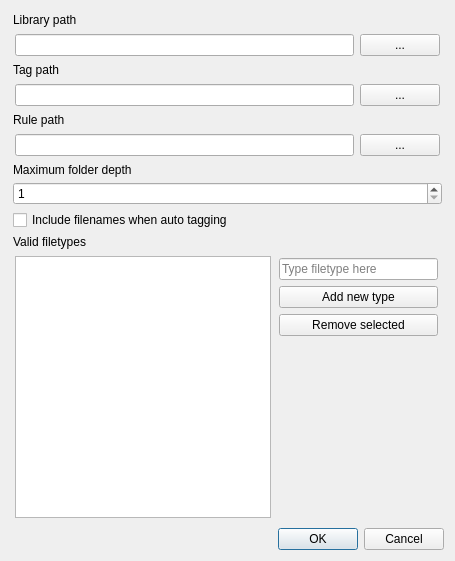
<?xml version="1.0" encoding="UTF-8"?>
<ui version="4.0">
 <class>settings_dialog</class>
 <widget class="QDialog" name="settings_dialog">
  <property name="geometry">
   <rect>
    <x>0</x>
    <y>0</y>
    <width>455</width>
    <height>561</height>
   </rect>
  </property>
  <property name="windowTitle">
   <string>Dialog</string>
  </property>
  <property name="windowIcon">
   <iconset>
    <normaloff>../logo.512.png</normaloff>../logo.512.png</iconset>
  </property>
  <layout class="QVBoxLayout" name="verticalLayout">
   <item>
    <widget class="QFrame" name="frame_settings">
     <property name="frameShape">
      <enum>QFrame::NoFrame</enum>
     </property>
     <property name="frameShadow">
      <enum>QFrame::Raised</enum>
     </property>
     <layout class="QVBoxLayout" name="verticalLayout_2">
      <property name="spacing">
       <number>5</number>
      </property>
      <property name="leftMargin">
       <number>2</number>
      </property>
      <property name="topMargin">
       <number>2</number>
      </property>
      <property name="rightMargin">
       <number>2</number>
      </property>
      <property name="bottomMargin">
       <number>2</number>
      </property>
      <item>
       <widget class="QLabel" name="lbl_library_path">
        <property name="text">
         <string>Library path</string>
        </property>
       </widget>
      </item>
      <item>
       <widget class="QFrame" name="frame_lib_path">
        <property name="frameShape">
         <enum>QFrame::NoFrame</enum>
        </property>
        <property name="frameShadow">
         <enum>QFrame::Raised</enum>
        </property>
        <layout class="QHBoxLayout" name="horizontalLayout">
         <property name="spacing">
          <number>6</number>
         </property>
         <property name="leftMargin">
          <number>2</number>
         </property>
         <property name="topMargin">
          <number>2</number>
         </property>
         <property name="rightMargin">
          <number>2</number>
         </property>
         <property name="bottomMargin">
          <number>2</number>
         </property>
         <item>
          <widget class="QLineEdit" name="txt_lib_path">
           <property name="readOnly">
            <bool>true</bool>
           </property>
          </widget>
         </item>
         <item>
          <widget class="QPushButton" name="btn_lib_path">
           <property name="text">
            <string>...</string>
           </property>
          </widget>
         </item>
        </layout>
       </widget>
      </item>
      <item>
       <widget class="QLabel" name="lbl_tag_path">
        <property name="text">
         <string>Tag path</string>
        </property>
       </widget>
      </item>
      <item>
       <widget class="QFrame" name="frame_tag_path">
        <property name="frameShape">
         <enum>QFrame::NoFrame</enum>
        </property>
        <property name="frameShadow">
         <enum>QFrame::Raised</enum>
        </property>
        <layout class="QHBoxLayout" name="horizontalLayout_3">
         <property name="leftMargin">
          <number>2</number>
         </property>
         <property name="topMargin">
          <number>2</number>
         </property>
         <property name="rightMargin">
          <number>2</number>
         </property>
         <property name="bottomMargin">
          <number>2</number>
         </property>
         <item>
          <widget class="QLineEdit" name="txt_tag_path">
           <property name="readOnly">
            <bool>true</bool>
           </property>
          </widget>
         </item>
         <item>
          <widget class="QPushButton" name="btn_tag_path">
           <property name="text">
            <string>...</string>
           </property>
          </widget>
         </item>
        </layout>
       </widget>
      </item>
      <item>
       <widget class="QLabel" name="lbl_rule_path">
        <property name="text">
         <string>Rule path</string>
        </property>
       </widget>
      </item>
      <item>
       <widget class="QFrame" name="frame_rule_path">
        <property name="frameShape">
         <enum>QFrame::NoFrame</enum>
        </property>
        <property name="frameShadow">
         <enum>QFrame::Raised</enum>
        </property>
        <layout class="QHBoxLayout" name="horizontalLayout_4">
         <property name="spacing">
          <number>6</number>
         </property>
         <property name="leftMargin">
          <number>2</number>
         </property>
         <property name="topMargin">
          <number>2</number>
         </property>
         <property name="rightMargin">
          <number>2</number>
         </property>
         <property name="bottomMargin">
          <number>2</number>
         </property>
         <item>
          <widget class="QLineEdit" name="txt_rule_path">
           <property name="readOnly">
            <bool>true</bool>
           </property>
          </widget>
         </item>
         <item>
          <widget class="QPushButton" name="btn_rule_path">
           <property name="text">
            <string>...</string>
           </property>
          </widget>
         </item>
        </layout>
       </widget>
      </item>
      <item>
       <widget class="QLabel" name="lbl_folder_depth">
        <property name="text">
         <string>Maximum folder depth</string>
        </property>
       </widget>
      </item>
      <item>
       <widget class="QSpinBox" name="spin_max_folder_depth">
        <property name="minimum">
         <number>1</number>
        </property>
        <property name="maximum">
         <number>128</number>
        </property>
       </widget>
      </item>
      <item>
       <widget class="QCheckBox" name="cb_tag_item_names">
        <property name="text">
         <string>Include filenames when auto tagging</string>
        </property>
       </widget>
      </item>
      <item>
       <widget class="QLabel" name="lbl_file_types">
        <property name="text">
         <string>Valid filetypes</string>
        </property>
       </widget>
      </item>
      <item>
       <widget class="QFrame" name="frame_file_types">
        <property name="frameShape">
         <enum>QFrame::NoFrame</enum>
        </property>
        <property name="frameShadow">
         <enum>QFrame::Raised</enum>
        </property>
        <layout class="QHBoxLayout" name="horizontalLayout_5">
         <property name="leftMargin">
          <number>2</number>
         </property>
         <property name="topMargin">
          <number>2</number>
         </property>
         <property name="rightMargin">
          <number>2</number>
         </property>
         <property name="bottomMargin">
          <number>2</number>
         </property>
         <item>
          <widget class="QListWidget" name="list_file_types"/>
         </item>
         <item>
          <widget class="QFrame" name="frame">
           <property name="frameShape">
            <enum>QFrame::NoFrame</enum>
           </property>
           <property name="frameShadow">
            <enum>QFrame::Raised</enum>
           </property>
           <layout class="QVBoxLayout" name="verticalLayout_3">
            <property name="sizeConstraint">
             <enum>QLayout::SetDefaultConstraint</enum>
            </property>
            <property name="leftMargin">
             <number>2</number>
            </property>
            <property name="topMargin">
             <number>2</number>
            </property>
            <property name="rightMargin">
             <number>2</number>
            </property>
            <property name="bottomMargin">
             <number>2</number>
            </property>
            <item>
             <widget class="QLineEdit" name="txt_file_type">
              <property name="placeholderText">
               <string>Type filetype here</string>
              </property>
             </widget>
            </item>
            <item>
             <widget class="QPushButton" name="btn_add_type">
              <property name="text">
               <string>Add new type</string>
              </property>
             </widget>
            </item>
            <item>
             <widget class="QPushButton" name="btn_remove_selected">
              <property name="text">
               <string>Remove selected</string>
              </property>
             </widget>
            </item>
            <item>
             <spacer name="verticalSpacer">
              <property name="orientation">
               <enum>Qt::Vertical</enum>
              </property>
              <property name="sizeHint" stdset="0">
               <size>
                <width>20</width>
                <height>40</height>
               </size>
              </property>
             </spacer>
            </item>
           </layout>
          </widget>
         </item>
        </layout>
       </widget>
      </item>
     </layout>
    </widget>
   </item>
   <item>
    <widget class="QDialogButtonBox" name="buttonBox">
     <property name="orientation">
      <enum>Qt::Horizontal</enum>
     </property>
     <property name="standardButtons">
      <set>QDialogButtonBox::Cancel|QDialogButtonBox::Ok</set>
     </property>
    </widget>
   </item>
  </layout>
 </widget>
 <resources/>
 <connections>
  <connection>
   <sender>buttonBox</sender>
   <signal>accepted()</signal>
   <receiver>settings_dialog</receiver>
   <slot>accept()</slot>
   <hints>
    <hint type="sourcelabel">
     <x>248</x>
     <y>254</y>
    </hint>
    <hint type="destinationlabel">
     <x>157</x>
     <y>274</y>
    </hint>
   </hints>
  </connection>
  <connection>
   <sender>buttonBox</sender>
   <signal>rejected()</signal>
   <receiver>settings_dialog</receiver>
   <slot>reject()</slot>
   <hints>
    <hint type="sourcelabel">
     <x>316</x>
     <y>260</y>
    </hint>
    <hint type="destinationlabel">
     <x>286</x>
     <y>274</y>
    </hint>
   </hints>
  </connection>
 </connections>
</ui>
